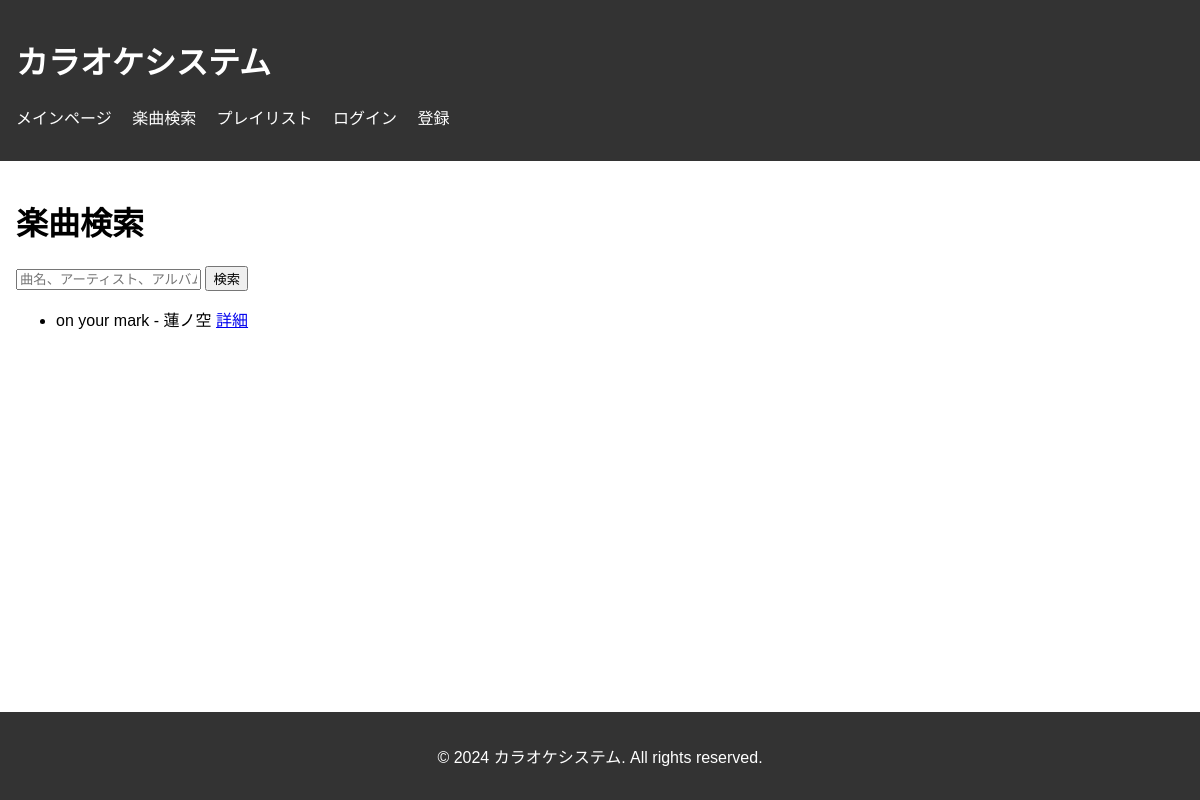
The page /search/ on the database as committed earlier.
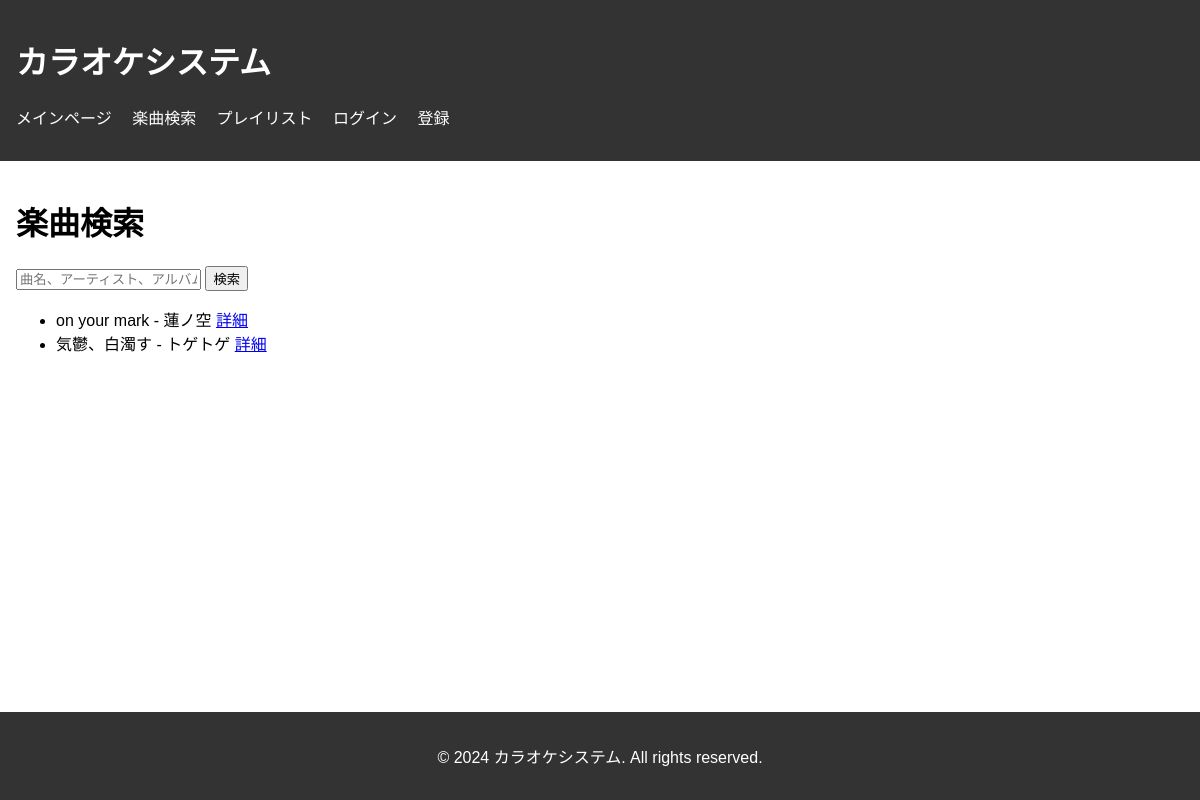
The same page on the database as committed later.
### karaoke/models/song.py (models this page shows, shortened)
class Song(models.Model):
    songid = models.AutoField(primary_key=True)
    title = models.CharField(max_length=200)
    artist = models.CharField(max_length=200)
    album = models.CharField(max_length=200, null=True, blank=True)
    file_path = models.FileField(upload_to='songs/')

### karaoke/views.py (the view)
# urls.py: path('search/', views.search_songs, name='search_songs'),
def search_songs(request):
    query = request.GET.get('q', '').strip()
    page = request.GET.get('page', 1)
    results_per_page = 20
    if query:
        songs = Song.objects.filter(
            Q(title__icontains=query) |
            Q(artist__icontains=query) |
            Q(album__icontains=query)
        ).distinct().order_by('title')
    else:
        songs = Song.objects.all().order_by('title')[:100]
    paginator = Paginator(songs, results_per_page)
    try:
        songs_page = paginator.page(page)
    except PageNotAnInteger:
        songs_page = paginator.page(1)
    except EmptyPage:
        songs_page = paginator.page(paginator.num_pages)
    context = {
        'songs': songs_page,
        'query': query,
        'is_paginated': songs_page.has_other_pages(),
    }
    if not songs and query:
        messages.info(request, "結果がありませんでした")
    return render(request, 'search_songs.html', context)

### karaoke/templates/search_songs.html (shortened to what this page needs)
{% extends 'base.html' %}
{% block content %}
<body>
    {% include 'search_form.html' %}
    {% if songs %}
        <ul>
            {% for song in songs %}
            <li>{{ song.title }} - {{ song.artist }}
                <a href="{% url 'song_detail' song.songid %}">詳細</a>
            </li>
        {% endfor %}
        </ul>
    {% else %}
        <p>結果がありませんでした</p>
    {% endif %}
</body>
{% endblock %}

Rows that differ between the two databases and show on the page:
added Song: title "気鬱、白濁す", artist "トゲトゲ"
